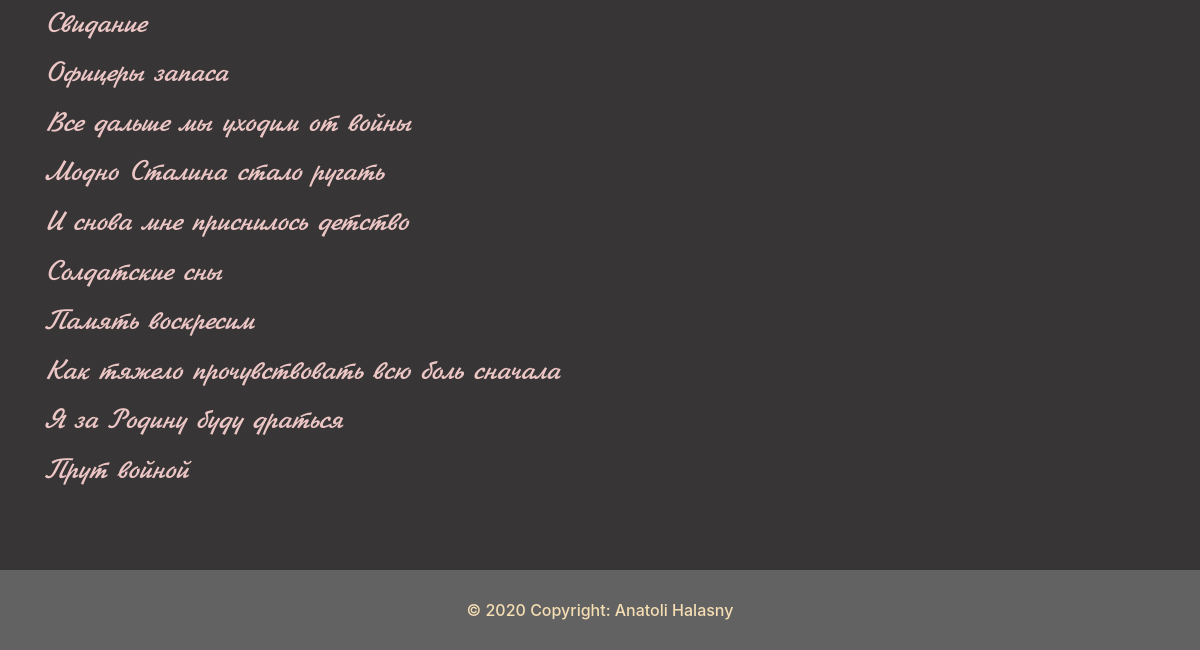
Before: /verses (lower part) with the older database file.
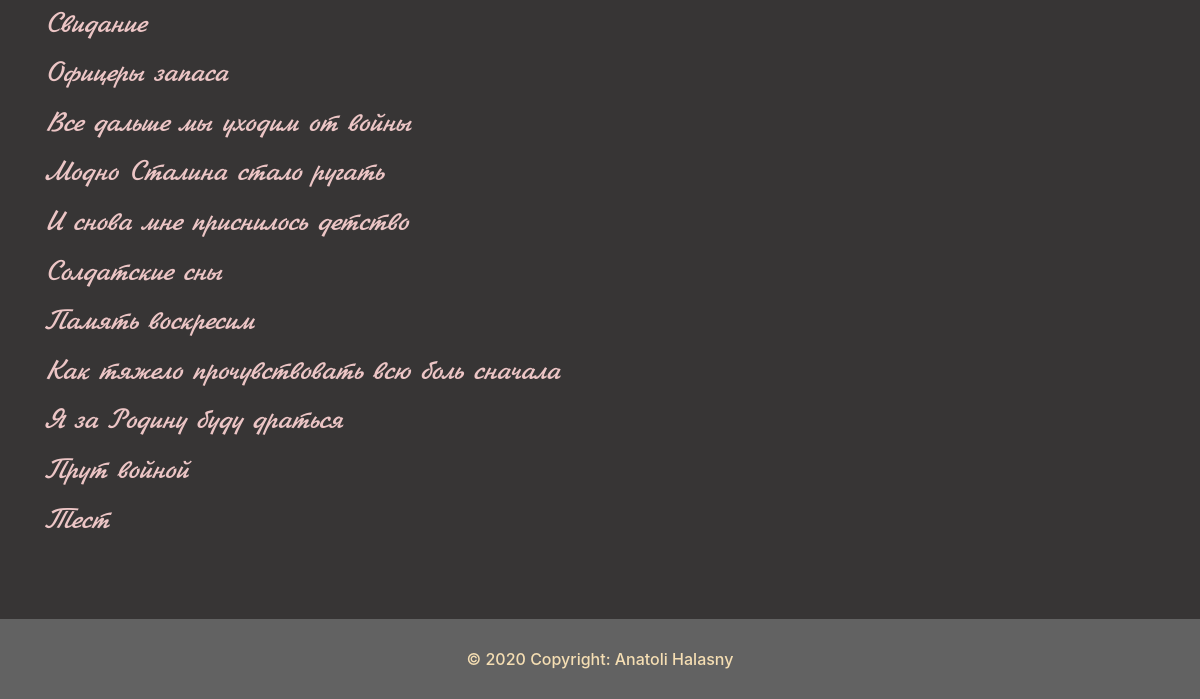
After: the same page with the newer database file.
### tables this page shows
CREATE TABLE verses(
id INTEGER PRIMARY KEY AUTOINCREMENT,
title TEXT NOT NULL,
content TEXT NOT NULL
);

### app.py (the view)
@app.route('/verses')
def verses():
    conn = get_db_connection()
    verse = conn.execute('SELECT * FROM verses').fetchall()
    conn.close()
    return render_template('verses.html', title='Стихи', verses=verse)

### app.py (called while the page is built)
def get_db_connection():
    conn = sqlite3.connect('database.db')
    conn.row_factory = sqlite3.Row
    return conn

### templates/verses.html (shortened to what this page needs)
{% extends 'base.html' %}
{% block content %}
<div class="poem">
{% for verse in verses %}
    <a href="{{ url_for('verse', verse_id=verse['id']) }}">
        <h3>{{ verse['title'] }}</h3></a>
{% endfor %}
</div>
{% endblock %}

### templates/base.html (shortened to what this page needs)
<!DOCTYPE html>
<html lang="en">
<head>
    <link rel="stylesheet" href="https://stackpath.bootstrapcdn.com/bootstrap/4.5.2/css/bootstrap.min.css"
>
    <link rel="stylesheet" href="/static/css/style.css">
</head>
<body>
<div class="container">
    {% block content %}
    {% endblock %}
</div>
<footer>
    <div>
        © 2020 Copyright: Anatoli Halasny
    </div>
</footer>
</body>
</html>

### static/css/style.css (style rules this page uses)
* { margin: 0; padding: 0; }
body { background-color: #373535; min-height: 100%; position: relative; }
h3 { color: #ecc5c5; margin-top: 16px; font-family: Jikharev, serif; }
footer { width: 100%; height: 80px; background-color: #626262; margin-top: 80px; display: flex; justify-content: center; align-items: center; color: wheat; font-weight: 500; position: relative; }

Changed rows visible on the page:
added verses: title "Тест"
